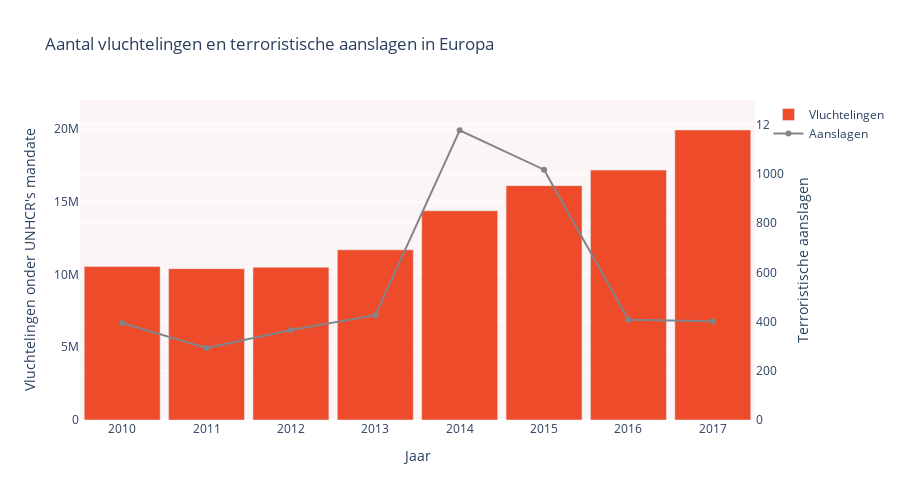

Here is the notebook cell this chart was saved with:
### Markdown cell above
x

### Code cell
import plotly.graph_objs as go
import plotly.express as px
import pandas as pd
import geopandas as gpd
import matplotlib.pyplot as plt

colors = ['rgb(238, 75, 43)', 'rgb(252,245,245)', 'rgb(129, 133, 137)']
fig = go.Figure()

fig.add_trace(go.Bar(
    x=df16['Year'],
    y=df16["Refugees under UNHCR's mandate"],
    marker_color='rgb(238, 75, 43)',
    name="Vluchtelingen",
    yaxis='y'  
))

fig.add_trace(go.Scatter(
    x=df18['year'],
    y=df18[('count')],
    marker_color='rgb(129, 133, 137)',
    name="Aanslagen",
    yaxis='y2'  
))

fig.update_layout(
    title='Aantal vluchtelingen en terroristische aanslagen in Europa',
    xaxis=dict(type='category'),
    yaxis=dict(range=[0, 22000000], title="Vluchtelingen onder UNHCR's mandate" , side='left'),
    yaxis2=dict(range=[0, 1300], title="Terroristische aanslagen", overlaying='y', side='right'),  
    xaxis_title='Jaar',
    height=500,
    bargap=0.1,
    plot_bgcolor='rgb(252,245,245)',
)

fig.show()

### Figure 1 — Plotly figure (JSON) as saved in the notebook; plotly's stock layout.template omitted (floating-point values rounded to 4 significant figures)
{"data": [{"marker": {"color": "rgb(238, 75, 43)"}, "name": "Vluchtelingen", "type": "bar", "x": [2010, 2011, 2012, 2013, 2014, 2015, 2016, 2017], "y": [10548835, 10403937, 10497017, 11698233, 14384289, 16110276, 17184286, 19940566], "yaxis": "y"}, {"marker": {"color": "rgb(129, 133, 137)"}, "name": "Aanslagen", "type": "scatter", "x": [2010, 2011, 2012, 2013, 2014, 2015, 2016, 2017], "y": [394, 293, 366, 426, 1177, 1017, 407, 401], "yaxis": "y2"}], "layout": {"bargap": 0.1, "height": 500, "plot_bgcolor": "rgb(252,245,245)", "title": {"text": "Aantal vluchtelingen en terroristische aanslagen in Europa"}, "xaxis": {"title": {"text": "Jaar"}, "type": "category"}, "yaxis": {"range": [0, 22000000], "side": "left", "title": {"text": "Vluchtelingen onder UNHCR's mandate"}}, "yaxis2": {"overlaying": "y", "range": [0, 1300], "side": "right", "title": {"text": "Terroristische aanslagen"}}}}
